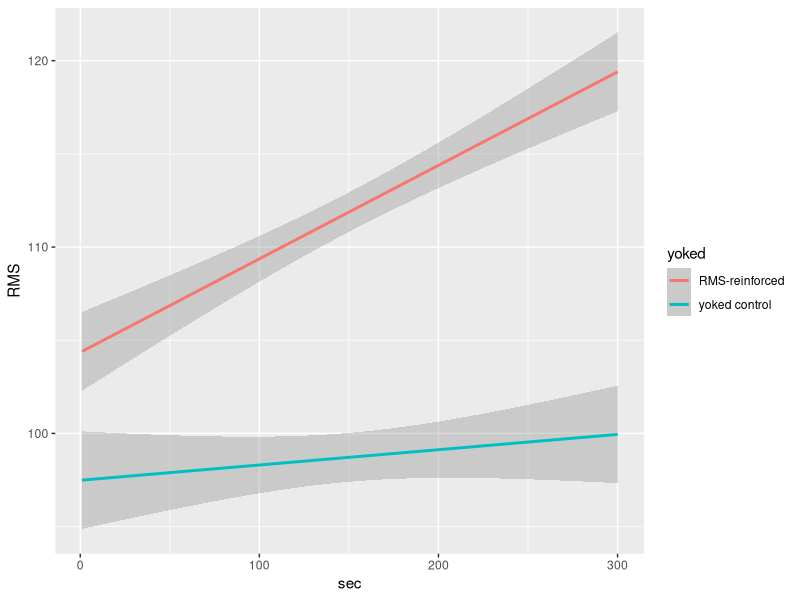

Source code (R): (Note: this script raises an error after producing the figure.)
library(lme4)
library(lmerTest)
library(ggplot2)

setwd('/Users/awarlau/IVOC-NN-Learning/Rattle/')
rattledata = read.csv('data.csv')
colnames(rattledata) = c("run","yoked","sec","RMS","f")
rattledata$yoked[rattledata$yoked==0] = "RMS-reinforced"
rattledata$yoked[rattledata$yoked==1] = "yoked control"

rattlelm = lmer(RMS ~ (1|run) + yoked + sec + yoked*sec, data = rattledata)
summary(rattlelm)

qplot(sec,RMS,data=rattledata,geom=c("smooth"),method ="lm",formula=y~x,color=yoked)
quartz.save("rattleresults.pdf",type="pdf")

plot(rattledata$f,rattledata$RMS,xlab="f",ylab="RMS")
quartz.save("RMSvsf.pdf",type="pdf")
